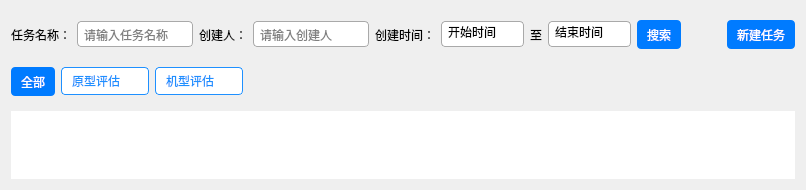
     <widget class="QWidget" name="page_1">
      <property name="styleSheet">
       <string notr="true">QWidget#page_1{
background-color: #FFFFFF;
}
</string>
      </property>
      <layout class="QVBoxLayout" name="verticalLayout_3">
       <item>
        <widget class="QWidget" name="widget_2" native="true">
         <property name="sizePolicy">
          <sizepolicy hsizetype="Preferred" vsizetype="Fixed">
           <horstretch>0</horstretch>
           <verstretch>0</verstretch>
          </sizepolicy>
         </property>
         <property name="styleSheet">
          <string notr="true">QPushButton {
    background-color: #007BFF;  /* 蓝色背景 */
    color: white;  /* 白色文字 */
    border-radius: 4px;  /* 圆角 */
    padding: 5px 10px;  /* 内边距 */
    border: none;  /* 无边框 */
}

QPushButton:hover {
    background-color: #0056b3;  /* 悬停时更深的蓝色 */
}

QPushButton:pressed {
    background-color: #003d80;  /* 按下时更深的蓝色 */
}
QComboBox {
    background-color: white;             /* 背景颜色为白色 */
    color: #1E90FF;                      /* 字体颜色为蓝色 */
    border: 1px solid #1E90FF;           /* 边框为蓝色，宽度为2px */
    border-radius: 4px;                  /* 圆角半径 */
    padding: 5px 10px;  /* 内边距 */
}

QComboBox QAbstractItemView {
    background-color: white;             /* 下拉列表的背景为白色 */
    color: #1E90FF;                      /* 下拉列表字体颜色为蓝色 */
    selection-background-color: #D0E8FF; /* 选中项的背景颜色 */
    selection-color: #1E90FF;            /* 选中项的字体颜色 */
}

QComboBox:hover {
    border: 1px solid #4682B4;           /* 悬停时边框变成较深的蓝色 */
}

QComboBox::drop-down {
    border: none;                        /* 去除下拉按钮的边框 */
}

QComboBox::down-arrow {
    image: url(:/mainwindow/arrow_down.png);  /* 自定义下拉箭头图标 */
    width: 12px;                         /* 图标宽度 */
    height: 12px;                        /* 图标高度 */
}

QLineEdit,QDateEdit{
    background-color: white;          /* 背景颜色为白色 */
    border: 1px solid #A9A9A9;        /* 边框颜色为灰色（#A9A9A9），宽度为 1px */
    border-radius: 4px;               /* 圆角半径 */
    padding: 4px;                     /* 内边距，确保文字和边框之间有距离 */
}

QLineEdit:focus,QDateEdit:focus {
    border: 1px solid #808080;        /* 当 QLineEdit 获取焦点时，边框颜色变成深灰色 */
}</string>
         </property>
         <layout class="QVBoxLayout" name="verticalLayout_2">
          <property name="spacing">
           <number>0</number>
          </property>
          <property name="leftMargin">
           <number>0</number>
          </property>
          <property name="topMargin">
           <number>0</number>
          </property>
          <property name="rightMargin">
           <number>0</number>
          </property>
          <property name="bottomMargin">
           <number>0</number>
          </property>
          <item>
           <widget class="QWidget" name="widget_3" native="true">
            <layout class="QHBoxLayout" name="_1">
             <property name="leftMargin">
              <number>0</number>
             </property>
             <property name="topMargin">
              <number>9</number>
             </property>
             <property name="rightMargin">
              <number>0</number>
             </property>
             <property name="bottomMargin">
              <number>9</number>
             </property>
             <item>
              <widget class="QLabel" name="label">
               <property name="text">
                <string>任务名称：</string>
               </property>
              </widget>
             </item>
             <item>
              <widget class="QLineEdit" name="lineEdit">
               <property name="sizePolicy">
                <sizepolicy hsizetype="Fixed" vsizetype="Fixed">
                 <horstretch>0</horstretch>
                 <verstretch>0</verstretch>
                </sizepolicy>
               </property>
               <property name="placeholderText">
                <string>请输入任务名称</string>
               </property>
              </widget>
             </item>
             <item>
              <widget class="QLabel" name="label_2">
               <property name="text">
                <string>创建人：</string>
               </property>
              </widget>
             </item>
             <item>
              <widget class="QLineEdit" name="lineEdit_2">
               <property name="sizePolicy">
                <sizepolicy hsizetype="Fixed" vsizetype="Fixed">
                 <horstretch>0</horstretch>
                 <verstretch>0</verstretch>
                </sizepolicy>
               </property>
               <property name="placeholderText">
                <string>请输入创建人</string>
               </property>
              </widget>
             </item>
             <item>
              <widget class="QLabel" name="label_3">
               <property name="text">
                <string>创建时间：</string>
               </property>
              </widget>
             </item>
             <item>
              <widget class="QDateEdit" name="dateEdit">
               <property name="sizePolicy">
                <sizepolicy hsizetype="Fixed" vsizetype="Fixed">
                 <horstretch>0</horstretch>
                 <verstretch>0</verstretch>
                </sizepolicy>
               </property>
               <property name="readOnly">
                <bool>false</bool>
               </property>
               <property name="buttonSymbols">
                <enum>QAbstractSpinBox::ButtonSymbols::NoButtons</enum>
               </property>
               <property name="specialValueText">
                <string>开始时间</string>
               </property>
               <property name="keyboardTracking">
                <bool>false</bool>
               </property>
               <property name="dateTime">
                <datetime>
                 <hour>0</hour>
                 <minute>0</minute>
                 <second>0</second>
                 <year>1999</year>
                 <month>12</month>
                 <day>20</day>
                </datetime>
               </property>
               <property name="minimumDateTime">
                <datetime>
                 <hour>0</hour>
                 <minute>0</minute>
                 <second>0</second>
                 <year>1999</year>
                 <month>12</month>
                 <day>20</day>
                </datetime>
               </property>
              </widget>
             </item>
             <item>
              <widget class="QLabel" name="label_4">
               <property name="text">
                <string>至</string>
               </property>
              </widget>
             </item>
             <item>
              <widget class="QDateEdit" name="dateEdit_2">
               <property name="sizePolicy">
                <sizepolicy hsizetype="Fixed" vsizetype="Fixed">
                 <horstretch>0</horstretch>
                 <verstretch>0</verstretch>
                </sizepolicy>
               </property>
               <property name="readOnly">
                <bool>false</bool>
               </property>
               <property name="buttonSymbols">
                <enum>QAbstractSpinBox::ButtonSymbols::NoButtons</enum>
               </property>
               <property name="specialValueText">
                <string>结束时间</string>
               </property>
               <property name="keyboardTracking">
                <bool>false</bool>
               </property>
               <property name="dateTime">
                <datetime>
                 <hour>0</hour>
                 <minute>0</minute>
                 <second>0</second>
                 <year>1999</year>
                 <month>12</month>
                 <day>20</day>
                </datetime>
               </property>
               <property name="minimumDateTime">
                <datetime>
                 <hour>0</hour>
                 <minute>0</minute>
                 <second>0</second>
                 <year>1999</year>
                 <month>12</month>
                 <day>20</day>
                </datetime>
               </property>
              </widget>
             </item>
             <item>
              <widget class="QPushButton" name="pushButton">
               <property name="minimumSize">
                <size>
                 <width>0</width>
                 <height>29</height>
                </size>
               </property>
               <property name="text">
                <string>搜索</string>
               </property>
              </widget>
             </item>
             <item>
              <spacer name="horizontalSpacer">
               <property name="orientation">
                <enum>Qt::Orientation::Horizontal</enum>
               </property>
               <property name="sizeHint" stdset="0">
                <size>
                 <width>40</width>
                 <height>20</height>
                </size>
               </property>
              </spacer>
             </item>
             <item>
              <widget class="QPushButton" name="add_task">
               <property name="minimumSize">
                <size>
                 <width>0</width>
                 <height>29</height>
                </size>
               </property>
               <property name="text">
                <string>新建任务</string>
               </property>
              </widget>
             </item>
            </layout>
           </widget>
          </item>
          <item>
           <widget class="QWidget" name="widget_4" native="true">
            <layout class="QHBoxLayout" name="_2">
             <property name="leftMargin">
              <number>0</number>
             </property>
             <property name="topMargin">
              <number>9</number>
             </property>
             <property name="rightMargin">
              <number>0</number>
             </property>
             <property name="bottomMargin">
              <number>9</number>
             </property>
             <item>
              <widget class="QPushButton" name="pushButton_3">
               <property name="minimumSize">
                <size>
                 <width>0</width>
                 <height>29</height>
                </size>
               </property>
               <property name="text">
                <string>全部</string>
               </property>
              </widget>
             </item>
             <item>
              <widget class="QComboBox" name="comboBox">
               <item>
                <property name="text">
                 <string>原型评估</string>
                </property>
               </item>
              </widget>
             </item>
             <item>
              <widget class="QComboBox" name="comboBox_2">
               <item>
                <property name="text">
                 <string>机型评估</string>
                </property>
               </item>
              </widget>
             </item>
             <item>
              <spacer name="horizontalSpacer_2">
               <property name="orientation">
                <enum>Qt::Orientation::Horizontal</enum>
               </property>
               <property name="sizeHint" stdset="0">
                <size>
                 <width>40</width>
                 <height>20</height>
                </size>
               </property>
              </spacer>
             </item>
            </layout>
           </widget>
          </item>
         </layout>
        </widget>
       </item>
       <item>
        <widget class="QScrollArea" name="scrollArea">
         <property name="frameShape">
          <enum>QFrame::Shape::NoFrame</enum>
         </property>
         <property name="frameShadow">
          <enum>QFrame::Shadow::Plain</enum>
         </property>
         <property name="widgetResizable">
          <bool>true</bool>
         </property>
         <widget class="QWidget" name="taskListWidget">
          <property name="geometry">
           <rect>
            <x>0</x>
            <y>0</y>
            <width>65</width>
            <height>18</height>
           </rect>
          </property>
          <property name="styleSheet">
           <string notr="true">QWidget#taskListWidget{
background-color: rgb(255, 255, 255);
}</string>
          </property>
          <layout class="QVBoxLayout" name="taskListLayout">
           <property name="spacing">
            <number>20</number>
           </property>
          </layout>
         </widget>
        </widget>
       </item>
      </layout>
     </widget>
